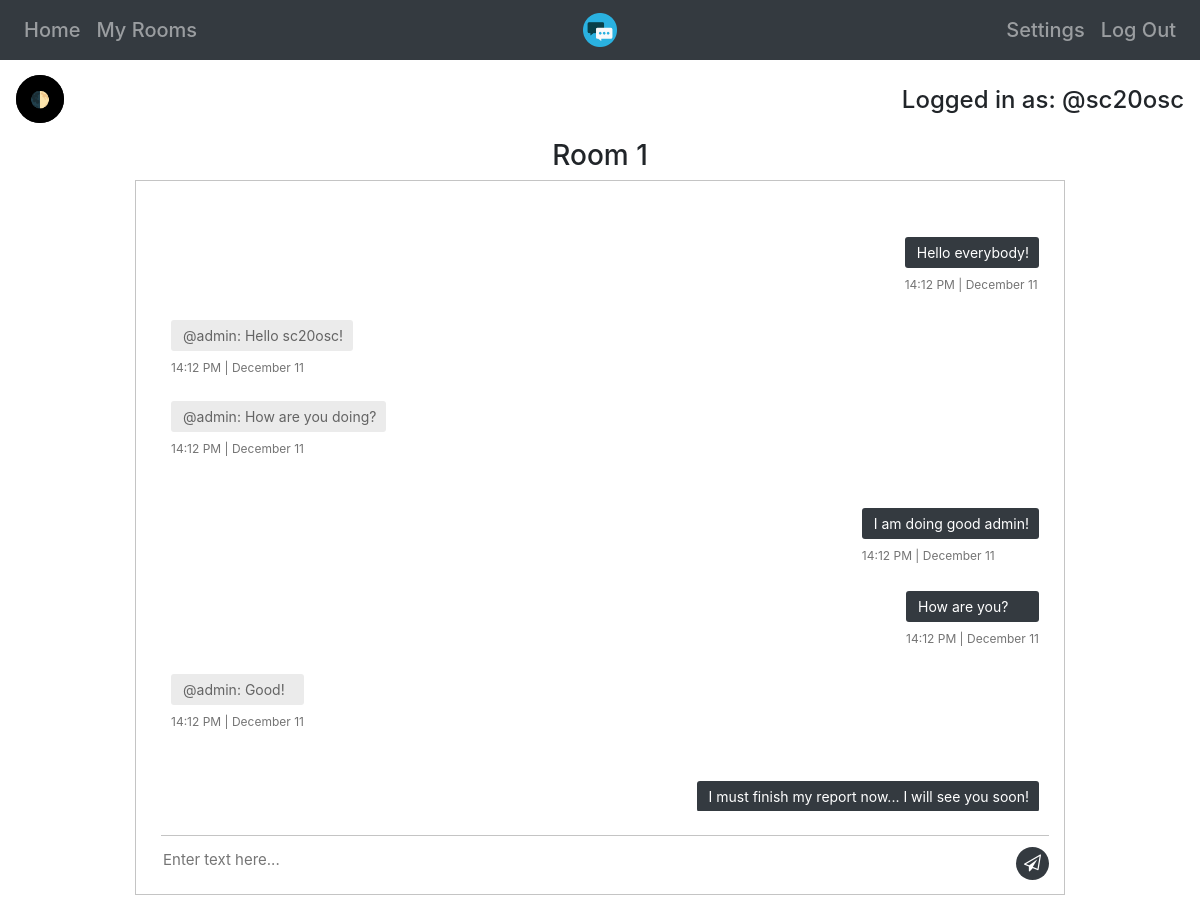
/room/1 (signed in), run on the app's committed database.
### app/models.py (models this page shows)
class Users(UserMixin,db.Model):
  __tablename__='Users'
  id=db.Column(db.Integer,primary_key=True)
  username=db.Column(db.String(20),unique=True)
  email=db.Column(db.String(50),unique=True)
  password=db.Column(db.String)
  rooms=db.relationship("Rooms",secondary='UserRooms',back_populates="users")

class Messages(db.Model):
  __tablename__='Messages'
  id=db.Column(db.Integer,primary_key=True)
  userroom_id=db.Column(db.Integer,db.ForeignKey('UserRooms.id'))
  message=db.Column(db.String(200))
  datetime=db.Column(db.DateTime(timezone=True))

### app/room.py (the view)
@room.route('/room/<room_id>',methods=['GET'])
@login_required
def show(room_id):
  if len(Rooms.query.filter_by(id=room_id).all())==0:
    flash("Room "+str(room_id)+" does not exist", "error")
    log_error(user=current_user,room=room_id,ip=request.remote_addr,error="room-not-exists")
    return redirect(url_for('home.show') + '?error=room-not-exists')
  if UserRooms.query.filter_by(user=current_user.id,room=room_id).count()==0:
    flash("You are not in Room "+str(room_id), "error")
    log_error(user=current_user,room=room_id,ip=request.remote_addr,error="room-must-join-room")
    return redirect(url_for('home.show') + '?error=must-join-room')
  else:
    userrooms=UserRooms.query.filter_by(room=room_id).all()
    messages=[]
    usernames=[]
    times=[]
    for i in range(len(userrooms)):
      userroom_messages=Messages.query.filter_by(userroom_id=userrooms[i].id).all()
      for message in userroom_messages:
        messages.append(message)
    messages.sort(key=lambda r: r.datetime)
    for message in messages:
      times.append(message.datetime.strftime("%H:%m %p | %B %d"))
      userid=UserRooms.query.filter_by(id=message.userroom_id).one().user
      username=Users.query.filter_by(id=userid).one().username
      usernames.append(username)
    return render_template('chatroom.html',room_id=room_id,messages=messages,no_messages=len(messages),usernames=usernames,userroom_id=UserRooms.query.filter_by(user=current_user.id,room=room_id).one().id,times=times)

### app/__init__.py (called while the page is built)
@login_manager.user_loader
def load_user(id):
  return Users.query.get(int(id))

### app/templates/chatroom.html
{% extends "home.html" %}
{% block head %}
<link rel="stylesheet" href="/static/css/rooms.css">
<link rel="stylesheet" href="https://cdnjs.cloudflare.com/ajax/libs/font-awesome/4.7.0/css/font-awesome.css">
{% endblock %}
{% block content %}
<div class="container">
  <h3 class="text-center">Room {{ room_id }}</h3>
  <div class="messaging">
    <div class="inbox_msg">
      <div class="mesgs">
        <div class="msg_history">
          {% for i in range(no_messages) %}
          {% if usernames[i] == current_user.username %}
          <div class="outgoing_msg">
            <div class="sent_msg">
              <p>{{ messages[i].message }}</p>
              <span class="time_date">{{ times[i] }}</span>
            </div>
          </div>
          {% else %}
          <div class="incoming_msg">
            <div class="received_msg">
              <div class="received_withd_msg">
                <p>@{{ usernames[i] }}: {{ messages[i].message }}</p>
                <span class="time_date">{{ times[i] }}</span>
              </div>
            </div>
          </div>
          <br>
          {% endif %}
          {% endfor %}
        </div>
        <br>
        <div class="type_msg">
          <div class="input_msg_write spacebottom">
          <form method="POST" action="/room/chat/{{ room_id }}">
            <input type="text" name="message" class="write_msg inputfieldblack sendchat" placeholder="Enter text here..." required autofocus>
            <button class="msg_send_btn btn-darkmode" type="submit"><i class="fa fa-paper-plane-o" aria-hidden="true" alt="send"></i></button>
          </form>
          </div>
        </div>
      </div>
    </div>
  </div>
</div>
{% endblock %}

### app/templates/home.html (shortened to what this page needs)
{% extends "base.html" %}
{% block navbar %}
<nav class="navbar navbar-expand-md navbar-dark bg-dark">
  <div class="navbar-collapse collapse w-100 order-1 order-md-0 dual-collapse2">
    <ul class="navbar-nav mr-auto">
      <li class="nav-item mb-0 h5"><a class="nav-link" href="/home">Home</a></li>
      <li class="nav-item mb-0 h5"><a class="nav-link" href="/myrooms">My Rooms</a></li>
    </ul>
  </div>
  <div class="mx-auto order-0">
    <a class="navbar-brand mx-auto" href="/home"><img src="/static/favicon.ico" alt="TickTalk" width="34" height="34"></a>
  </div>
  <div class="navbar-collapse collapse w-100 order-3 dual-collapse2">
    <ul class="navbar-nav ml-auto">
      <li class="nav-item mb-0 h5"><a class="nav-link" href="/settings">Settings</a></li>
      <li class="nav-item mb-0 h5"><a class="nav-link" href="/logout">Log Out</a></li>
    </ul>
  </div>
</nav>
<div class="autowidth text-center">
</div>
<h4 class="text-right loggedinuser">Logged in as: @{{ current_user.username }}</h4>
{% endblock %}

### app/templates/base.html (shortened to what this page needs)
<!DOCTYPE html>
<html lang="en">
  <head>
    <link rel="stylesheet" type="text/css" href="https://cdn.jsdelivr.net/npm/cookieconsent@3/build/cookieconsent.min.css">
    <link rel="stylesheet" href="https://stackpath.bootstrapcdn.com/bootstrap/4.2.1/css/bootstrap.min.css">
    <link rel="stylesheet" href="/static/css/style.css">
    <link rel="stylesheet" href="/static/css/forms.css">
    {% block head %}{% endblock %}
  </head>
  <body>
    {% block navbar %}{% endblock %}
    {% block content %}{% endblock %}
  </body>
</html>

### app/static/css/style.css (style rules this page uses)
html, body { max-width: 100%; overflow-x: hidden; }
.sendchat { border-top-left-radius: 4px; border-top-right-radius: 4px; border-bottom-right-radius: 4px; border-bottom-left-radius: 4px; }
.loggedinuser { padding: 16px; }
.spacebottom { padding-bottom: 10px; }
.autowidth { align-self: center; align-items: center; padding-left: 40%; padding-right: 40%; padding-top: 10px; }

### app/static/css/rooms.css (style rules this page uses)
.container { max-width: 80%; padding-bottom: 20px; }
.inbox_msg { border: 1px solid #c4c4c4; clear: both; overflow: hidden; }
.received_msg { display: inline-block; padding: 0 0 0 10px; vertical-align: top; max-width: 80%; }
.received_withd_msg p { background: #ebebeb none repeat scroll 0 0; border-radius: 3px; color: #646464; font-size: 14px; margin: 0; padding: 5px 10px 5px 12px; width: 100%; }
.time_date { color: #747474; display: block; font-size: 12px; margin: 8px 0 0; }
.received_withd_msg { width: 100%; }
.mesgs { float: left; padding: 30px 15px 0 25px; width: 100%; }
.sent_msg p { background: #343a40 none repeat scroll 0 0; border-radius: 3px; font-size: 14px; margin: 0; color: #fff; padding: 5px 10px 5px 12px; width: 100%; }
.outgoing_msg { overflow: hidden; margin: 26px 0 26px; }
.sent_msg { float: right; max-width: 80%; padding-right: 10px; }
.input_msg_write input { background: rgba(0, 0, 0, 0) none repeat scroll 0 0; border: medium none; color: #4c4c4c; font-size: 15px; min-height: 48px; width: 100%; }
.type_msg { border-top: 1px solid #c4c4c4; position: relative; }
.msg_send_btn { background: #343a40 none repeat scroll 0 0; border: medium none; border-radius: 50%; color: #fff; cursor: pointer; font-size: 17px; height: 33px; position: absolute; right: 0; top: 11px; width: 33px; }
.messaging { padding: 0 0 0 0; }
.msg_history { height: 600px; overflow-y: auto; overflow-x: auto; }

### data on the page
Users: username "sc20osc"
Messages: message "Hello everybody!"
Users: username "admin" "admin" "admin"
Messages: message "Hello sc20osc!"
Messages: message "How are you doing?"
Messages: message "I am doing good admin!"
Messages: message "How are you?"
Messages: message "Good!"
Messages: message "I must finish my report now... I will see you soon!"

### other printed values
{{ room_id }} "1"
{{ times[i] }} "14:12 PM | December 11" "14:12 PM | December 11" "14:12 PM | December 11"
